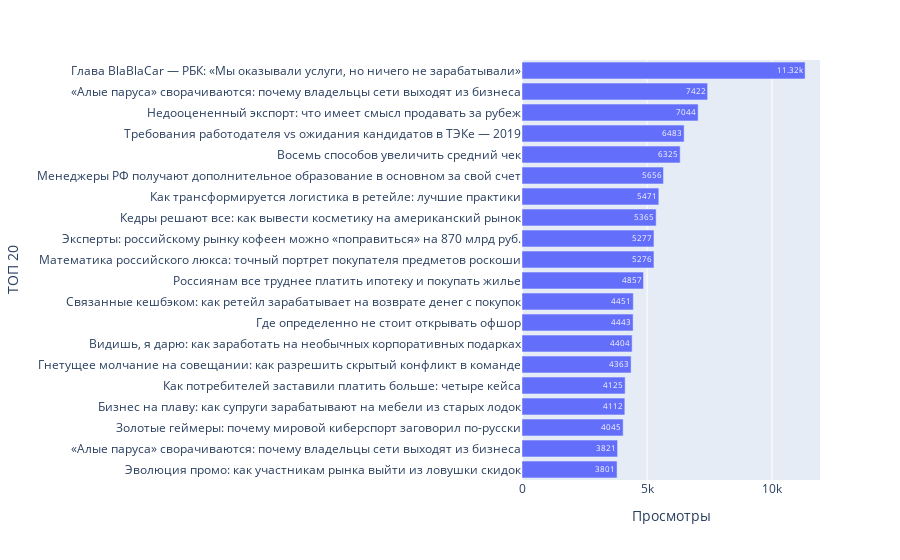

Notebook cell for this chart:
### Markdown cell above
Визуализация результата.  
ТОП-20 самых посещаемых страниц с кликабельными ссылками и столбчатой диаграммой, отображающей количество посещений.

### Code cell
fig = px.bar(df_20.sort_values('Просмотры', ascending = True), x = 'Просмотры', y = 'ТОП 20', text_auto = True)
fig.show()

### Figure 1 — Plotly figure (JSON) as saved in the notebook; plotly's stock layout.template omitted (floating-point values rounded to 4 significant figures)
{"data": [{"alignmentgroup": "True", "hovertemplate": "Просмотры=%{x}<br>ТОП 20=%{y}<extra></extra>", "legendgroup": "", "marker": {"color": "#636efa", "pattern": {"shape": ""}}, "name": "", "offsetgroup": "", "orientation": "h", "showlegend": false, "textposition": "auto", "texttemplate": "%{x}", "type": "bar", "x": [3801, 3821, 4045, 4112, 4125, 4363, 4404, 4443, 4451, 4857, 5276, 5277, 5365, 5471, 5656, 6325, 6483, 7044, 7422, 11320], "xaxis": "x", "y": ["<a href=\"https://pro.rbc.ru/news/5c61bffb9a79479d3ee2b65c\" target=\"_blank\">Эволюция промо: как участникам рынка выйти из ловушки скидок</a>", "<a href=\"https://pro.rbc.ru//news/5c65950d9a79474f82f780d7\" target=\"_blank\">«Алые паруса» сворачиваются: почему владельцы сети выходят из бизнеса</a>", "<a href=\"https://pro.rbc.ru/news/5c62bbac9a7947e7b47f72ba\" target=\"_blank\">Золотые геймеры: почему мировой киберспорт заговорил по-русски</a>", "<a href=\"https://pro.rbc.ru/news/5c629c569a7947da4e9a227c\" target=\"_blank\">Бизнес на плаву: как супруги зарабатывают на мебели из старых лодок</a>", "<a href=\"https://pro.rbc.ru//news/5c6585789a7947493d396dc7\" target=\"_blank\">Как потребителей заставили платить больше: четыре кейса</a>", "<a href=\"https://pro.rbc.ru/news/5c4af9ed9a7947bd94fe0cc9\" target=\"_blank\">Гнетущее молчание на совещании: как разрешить скрытый конфликт в команде</a>", "<a href=\"https://pro.rbc.ru/news/5c61515a9a79476f6ed74e1b\" target=\"_blank\">Видишь, я дарю: как заработать на необычных корпоративных подарках</a>", "<a href=\"https://pro.rbc.ru/news/5c4858c79a794777bd69e824\" target=\"_blank\">Где определенно не стоит открывать офшор</a>", "<a href=\"https://pro.rbc.ru/news/5c46d39b9a7947fc20fbcce6\" target=\"_blank\">Связанные кешбэком: как ретейл зарабатывает на возврате денег с покупок</a>", "<a href=\"https://pro.rbc.ru/news/5c6400fa9a79474974a37aab\" target=\"_blank\">Россиянам все труднее платить ипотеку и покупать жилье</a>", "<a href=\"https://pro.rbc.ru/news/5c6195799a79478b57ba6cf3\" target=\"_blank\">Математика российского люкса: точный портрет покупателя предметов роскоши</a>", "<a href=\"https://pro.rbc.ru/news/5c627bba9a7947cb36ac9898\" target=\"_blank\">Эксперты: российскому рынку кофеен можно «поправиться» на 870 млрд руб.</a>", "<a href=\"https://pro.rbc.ru//news/5c63fbff9a7947481bf4ce1b\" target=\"_blank\">Кедры решают все: как вывести косметику на американский рынок</a>", "<a href=\"https://pro.rbc.ru/news/5c60c9fd9a794747ed04cfe2\" target=\"_blank\">Как трансформируется логистика в ретейле: лучшие практики</a>", "<a href=\"https://pro.rbc.ru/news/5c6579039a794742acb7ebe3\" target=\"_blank\">Менеджеры РФ получают дополнительное образование в основном за свой счет</a>", "<a href=\"https://pro.rbc.ru/news/5c643a319a794760bbe62974\" target=\"_blank\">Восемь способов увеличить средний чек</a>", "<a href=\"https://pro.rbc.ru/news/5c6454df9a794769a732e049\" target=\"_blank\">Требования работодателя vs ожидания кандидатов в ТЭКе — 2019</a>", "<a href=\"https://pro.rbc.ru/news/5c503adb9a794784a693903b\" target=\"_blank\">Недооцененный экспорт: что имеет смысл продавать за рубеж</a>", "<a href=\"https://pro.rbc.ru/news/5c65950d9a79474f82f780d7\" target=\"_blank\">«Алые паруса» сворачиваются: почему владельцы сети выходят из бизнеса</a>", "<a href=\"https://pro.rbc.ru/news/5c658e479a79474d32847233\" target=\"_blank\">Глава BlaBlaCar — РБК: «Мы оказывали услуги, но ничего не зарабатывали»</a>"], "yaxis": "y"}], "layout": {"barmode": "relative", "legend": {"tracegroupgap": 0}, "margin": {"t": 60}, "xaxis": {"anchor": "y", "domain": [0, 1], "title": {"text": "Просмотры"}}, "yaxis": {"anchor": "x", "domain": [0, 1], "title": {"text": "ТОП 20"}}}}
